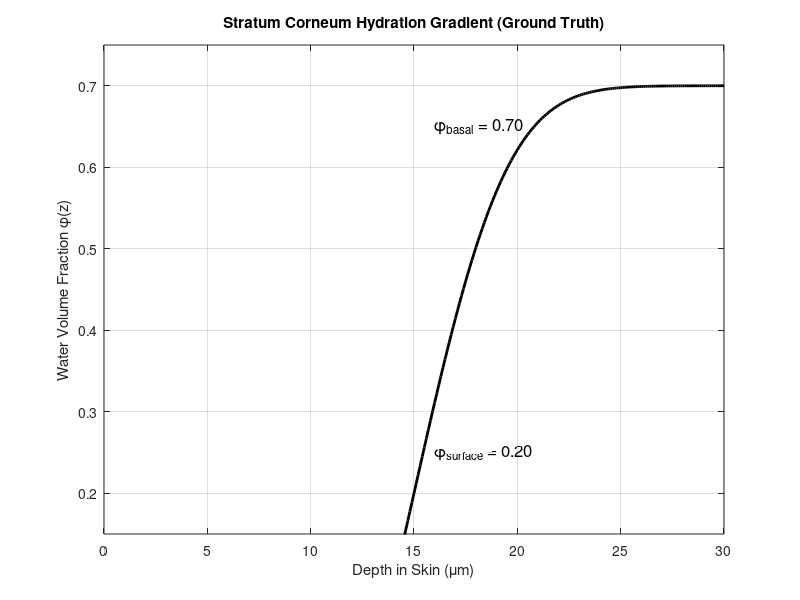

Reproduce this figure in MATLAB.
% fig2_hydration_profile.m
z = 0:0.1:30; z_m = z*1e-6;
phi_surface = 0.20; phi_basal = 0.70;
d_sc = 15e-6; w = 5e-6;
phi = phi_basal + (phi_surface - phi_basal) * erfc((z_m - d_sc)/w);

figure; plot(z, phi, 'k-', 'LineWidth', 2); grid on;
xlabel('Depth in Skin (\mum)'); ylabel('Water Volume Fraction \phi(z)');
title('Stratum Corneum Hydration Gradient (Ground Truth)');
xlim([0 30]); ylim([0.15 0.75]);
text(16, 0.65, '\phi_{basal} = 0.70', 'FontSize', 12);
text(16, 0.25, '\phi_{surface} = 0.20', 'FontSize', 12);
